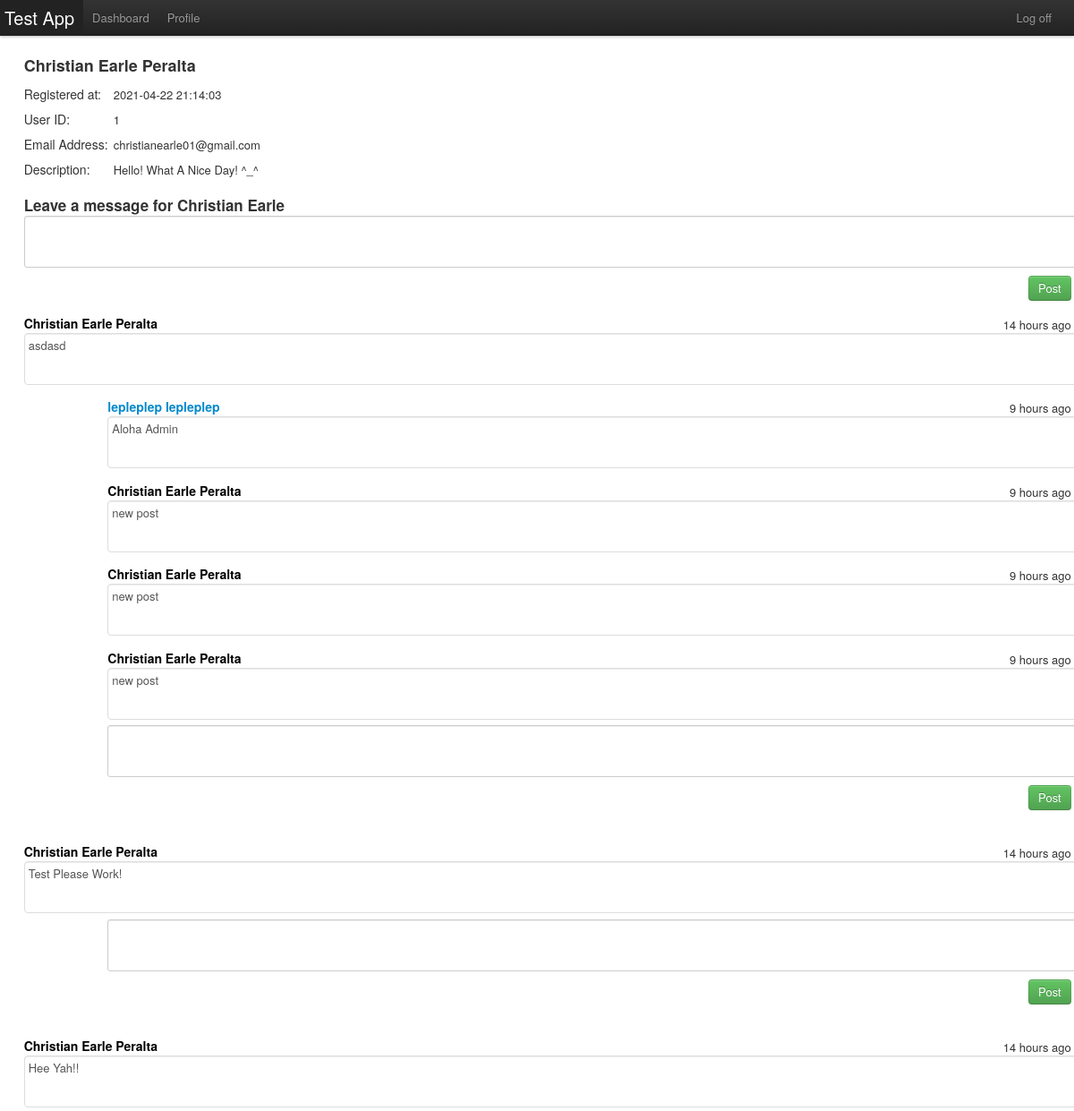
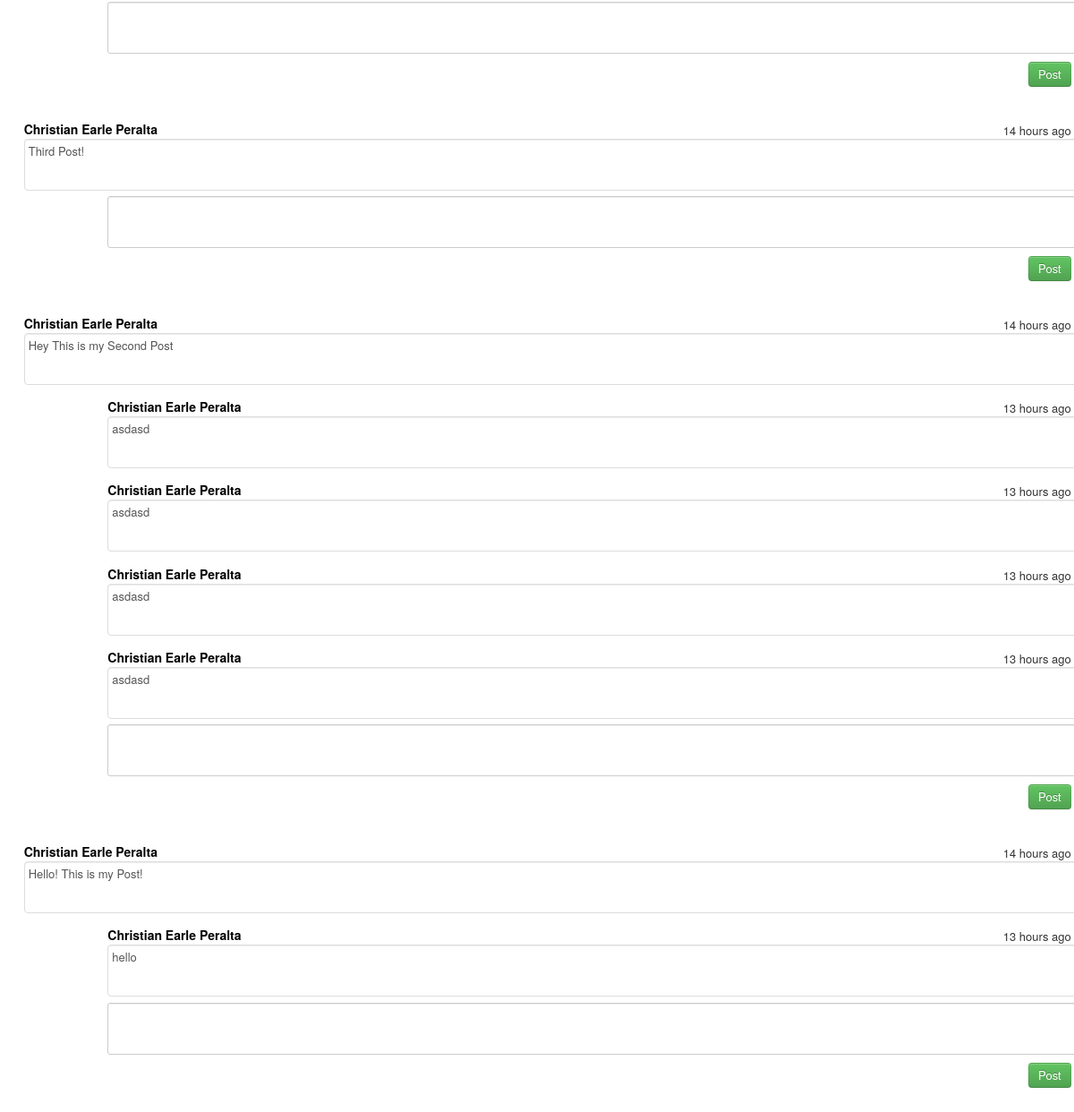
Screenshot of /walls/show/1 with the database file from the repository (2 pictures, top to bottom).
### tables this page shows
CREATE TABLE `users` (
  `id` int(11) NOT NULL AUTO_INCREMENT,
  `first_name` varchar(255) DEFAULT NULL,
  `last_name` varchar(255) DEFAULT NULL,
  `email` varchar(255) DEFAULT NULL,
  `password` varchar(255) DEFAULT NULL,
  `user_level` varchar(10) DEFAULT NULL,
  `description` text,
  `created_at` datetime DEFAULT NULL,
  `updated_at` datetime DEFAULT NULL,
  PRIMARY KEY (`id`)
);

CREATE TABLE `messages` (
  `id` int(11) NOT NULL AUTO_INCREMENT,
  `user_id` int(11) DEFAULT NULL,
  `wall` int(11) DEFAULT NULL,
  `message` text,
  `created_at` datetime DEFAULT NULL,
  `updated_at` datetime DEFAULT NULL,
  PRIMARY KEY (`id`)
);

CREATE TABLE `comments` (
  `id` int(11) NOT NULL AUTO_INCREMENT,
  `user_id` int(11) DEFAULT NULL,
  `message_id` int(11) DEFAULT NULL,
  `comment` text,
  `created_at` datetime DEFAULT NULL,
  `updated_at` datetime DEFAULT NULL,
  PRIMARY KEY (`id`)
);

### application/controllers/walls.php (called while the page is built, shortened)
<?php
class Walls extends CI_Controller{
    public function show($id){
        $data = $this->user->check_userid($id);
        $records['records'] = $this->wall->show($id);
        if($data['id'] != NULL){
            $this->load->view("user/wall", $records);
        }
        else{
            redirect('users/dashboard');
        }
    }
}

### index.php (called while the page is built, shortened)
<?php
require_once BASEPATH.'core/CodeIgniter.php';

### application/models/wall.php (called while the page is built, shortened)
<?php
class Wall extends CI_Model{
    public function show($id){
        $query =
            "SELECT id, first_name, CONCAT(first_name, ' ', last_name) as name, email, created_at, description FROM users WHERE id = ?";
        $user = $this->db->query($query, $id)->row_array();
        $query =
            "SELECT u.id, CONCAT(u.first_name, ' ', u.last_name) as name,
            m.id as message_id, m.user_id, m.wall, m.message, m.created_at
            FROM users as u
            INNER JOIN messages as m
                ON u.id = m.user_id
            ORDER BY created_at DESC;";
        $messages = $this->db->query($query)->result_array();
        $query =
            "SELECT u.id, CONCAT(u.first_name, ' ', u.last_name) as name,
            c.id as comment_id, c.user_id, c.message_id, c.comment, c.created_at
            FROM users as u
            INNER JOIN comments as c
                ON u.id = c.user_id
            ORDER BY created_at DESC;";
        $comments = $this->db->query($query)->result_array();
        $records = array(
            "user" => $user,
            "messages" => $messages,
            "comments" => $comments
        );
        return $records;
    }
}

### application/models/user.php (called while the page is built, shortened)
<?php
class User extends CI_Model{
    public function check_userid($id){
        $id = $this->security->xss_clean($id);
        $query = "SELECT * FROM users WHERE id = ?";
        return $this->db->query($query, $id)->row_array();
    }
}

### application/views/user/wall.php (the view, shortened to what this page needs)
<!DOCTYPE html>
<html lang="en">
    <head>
    <link rel="stylesheet" href="/assets/css/bootstrap.css">
    <link rel="stylesheet" href="/assets/css/bootstrap-responsive.css">
    <link rel="stylesheet" href="/assets/css/user/wall.css">
    </head>
    <body>
        <div class="navbar navbar-fixed-top">
            <div class="navbar-inner">
                <div class="container">
                    <ul class="nav">
                        <li class="active">
                            <a href="#" class="brand">Test App</a>
                        </li>
                        <li><a href="/users/dashboard">Dashboard</a></li>
                        <li><a href="/users/edit">Profile</a></li>
                    </ul>
                    <ul class="nav pull-right">
                        <li><a href="/users/logoff">Log off</a></li>
                    </ul>
                </div>
            </div>
        </div>
        <div class="container margin">
            <div class="user_info">
                <h3><?= $records['user']['name'] ?></h3>
                <p><h4>Registered at: </h4><?= $records['user']['created_at'] ?></p>
                <p><h4>User ID: </h4><?= $records['user']['id'] ?></p>
                <p><h4>Email Address: </h4><?= $records['user']['email'] ?></p>
                <p><h4>Description: </h4><?= $records['user']['description'] ?></p>
            </div>
            <form action="/walls/message/<?= $records['user']['id'] ?>" method="post" class="textbox">
                <h4>Leave a message for <?= $records['user']['first_name'] ?></h4>
                <textarea name="message_input"></textarea>
                <input type="submit" class="btn btn-success btn-medium pull-right" value="Post"/>
            </form>
<?php       foreach ($records['messages'] as $message) {
                if($message['wall'] == $records['user']['id']){ ?>
            <div class="msg_content">
                <p>
                    <h4><a href="/walls/show/<?= $message['id'] ?>" class='
                    <?php if($message['user_id'] == $this->session->userdata('user_id') || $message['user_id'] == $records['user']['id']){ echo "disable";}?>'>
                    <?= $message['name'] ?>
                    </a></h4>
                    <span class="pull-right"> <?= display_interval($message['created_at']); ?></span>
                </p>
                <textarea readonly><?= $message['message'] ?></textarea>
            </div>
<?php           foreach ($records['comments'] as $comment) {
                    if( $message['message_id'] == $comment['message_id'] && $message['wall'] == $records['user']['id']){ ?>
                <div class="comment_content">
                    <p>
                        <h4><a href="/walls/show/<?= $comment['id'] ?>" class='
                        <?php if($comment['user_id'] == $this->session->userdata('user_id') || $comment['user_id'] == $records['user']['id']){ echo "disable";}?>'>
                        <?= $comment['name'] ?>
                        </a></h4>
                        <span class="pull-right"><?= display_interval($comment['created_at']); ?></span>
                    </p>
                    <textarea readonly><?= $comment['comment'] ?></textarea>
                </div>
<?php               }
                } ?>
                <form action="/walls/comment/<?= $records['user']['id'] ?>" method="post" class="comment">
                    <textarea name="comment_input"></textarea>
                    <input type="submit" class="btn btn-success btn-medium pull-right" value="Post"/>
                </form>
<?php           }
            } ?>
        </div>
    </body>
</html>
<?php
function dateDifference($date_1 , $date_2 , $differenceFormat = '%a' ){
    $datetime1 = date_create($date_1);
    $datetime2 = date_create($date_2);
    $interval = date_diff($datetime1, $datetime2);
    return $interval->format($differenceFormat);
}
function display_interval($date){
    $dateNow = date('Y-m-j H:i:s', time());
    if(dateDifference($date, $dateNow, '%y') > 0){
        return date('F jS Y', $date);
    }
    else if(dateDifference($date, $dateNow, '%m') > 0){
        return date('F jS Y', $date);
    }
    else if(dateDifference($date, $dateNow, '%h') < 60 && dateDifference($date, $dateNow, '%h') > 0 ){
        $hour = dateDifference($date, $dateNow, '%h');
        if($hour > 1){
            return $hour . " hours ago";
        }
        else{
            return $hour . " hour ago";
        }
    }
}
?>

### assets/css/user/wall.css (style rules this page uses)
.margin { margin-top: 5%; padding-bottom: 20px; }
form.textbox { padding: 1%; border-radius: 4px; margin: 0 auto; width: 100%; max-height: 30%; height: 80px; }
form.textbox > h4 { margin-bottom: 3px; font-size: 17px; }
form.textbox > textarea { width: 100%; max-height: 100%; height: 60%; }
form.comment { padding: 1%; padding-left: 9%; border-radius: 4px; margin: 10px 0; width: 92%; max-height: 30%; height: 80px; }
form.comment > textarea { width: 100%; max-height: 100%; height: 60%; }
.msg_content , .comment_content { padding: 1%; margin: 10px 0; width: 100%; max-height: 30%; height: 80px; }
.msg_content > textarea, .comment_content > textarea { max-height: 100%; height: 60%; border-radius: 4px; background-color: white; cursor: initial; }
.msg_content, .comment_content { margin-bottom: -20px; }
.msg_content > textarea { width: 100%; }
.comment_content { padding-left: 9%; width: 92%; }
.comment_content > textarea { width: 100%; }
textarea { resize: none; }
.msg_content > h4, .comment_content > h4, .comment > h4 { margin-bottom: -16px; }
form.textbox , form.comment { margin-bottom: 20px; }
.user_info { padding-left: 1%; }
.user_info h4 { font-weight: normal; width: 100px; display: inline-block; }
.disable { pointer-events: none; color: black; }

### rows the page displays
users: created_at "2021-04-22 21:14:03", id "1", email "christianearle01@gmail.com", description "Hello! What A Nice Day! ^_^", first_name "Christian Earle"
messages: name "Christian Earle Peralta", created_at "14 hours ago", message "asdasd"
comments: name "lepleplep lepleplep", created_at "9 hours ago", comment "Aloha Admin"
comments: name "Christian Earle Peralta", created_at "9 hours ago", comment "new post"
comments: name "Christian Earle Peralta", created_at "9 hours ago", comment "new post"
comments: name "Christian Earle Peralta", created_at "9 hours ago", comment "new post"
messages: name "Christian Earle Peralta", created_at "14 hours ago", message "Test Please Work!"
messages: name "Christian Earle Peralta", created_at "14 hours ago", message "Hee Yah!!"
messages: name "Christian Earle Peralta", created_at "14 hours ago", message "Third Post!"
messages: name "Christian Earle Peralta", created_at "14 hours ago", message "Hey This is my Second Post"
comments: name "Christian Earle Peralta", created_at "13 hours ago", comment "asdasd"
comments: name "Christian Earle Peralta", created_at "13 hours ago", comment "asdasd"
comments: name "Christian Earle Peralta", created_at "13 hours ago", comment "asdasd"
comments: name "Christian Earle Peralta", created_at "13 hours ago", comment "asdasd"
messages: name "Christian Earle Peralta", created_at "14 hours ago", message "Hello! This is my Post!"
comments: name "Christian Earle Peralta", created_at "13 hours ago", comment "hello"

### other values shown
$records['user']['name'] "Christian Earle Peralta"
